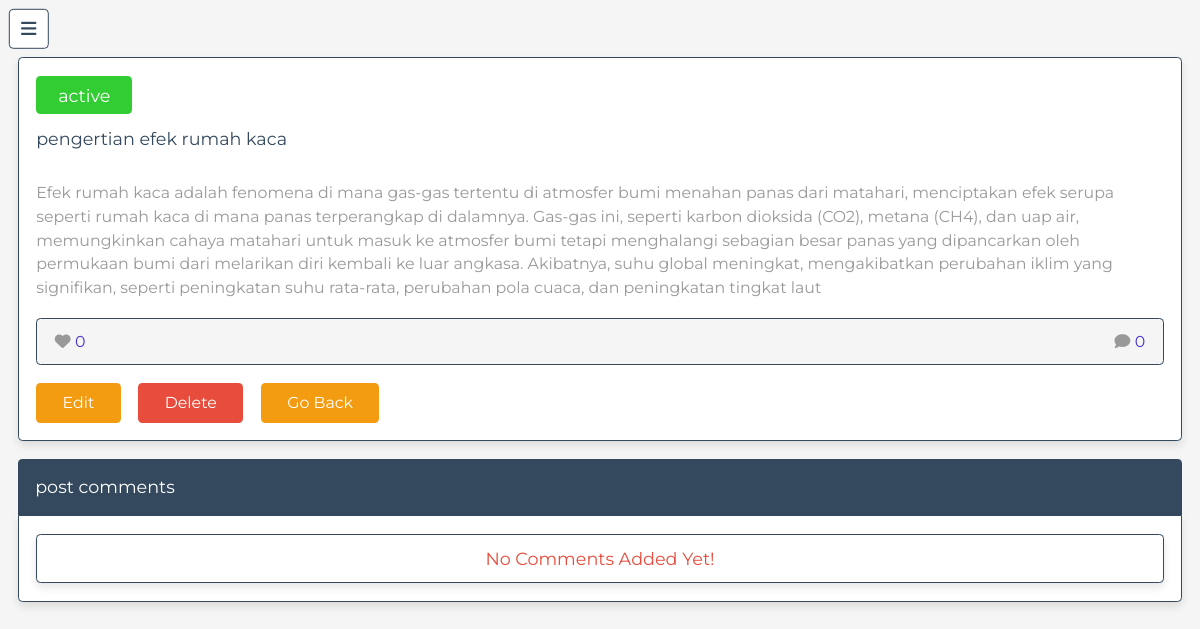
/admin/read_post.php?post_id=5 (signed in), run on the app's committed database.
### tables this page shows
CREATE TABLE `posts` (
  `id` int(100) NOT NULL,
  `admin_id` int(100) NOT NULL,
  `name` varchar(100) NOT NULL,
  `title` varchar(100) NOT NULL,
  `content` varchar(10000) NOT NULL,
  `category` varchar(50) NOT NULL,
  `image` varchar(100) NOT NULL,
  `date` date NOT NULL DEFAULT current_timestamp(),
  `status` varchar(10) NOT NULL
);

### admin/read_post.php (the view, shortened to what this page needs)
<?php
include '../components/connect.php';
$admin_id = $_SESSION['admin_id'];
$get_id = $_GET['post_id'];
?>
<!DOCTYPE html>
<html lang="en">
<head>
   <link rel="stylesheet" href="https://cdnjs.cloudflare.com/ajax/libs/font-awesome/6.1.1/css/all.min.css">
   <link rel="stylesheet" href="../css/admin_style.css">
</head>
<body>
<?php include '../components/admin_header.php' ?>
<section class="read-post">
   <?php
      $select_posts = $conn->prepare("SELECT * FROM `posts` WHERE admin_id = ? AND id = ?");
      $select_posts->execute([$admin_id, $get_id]);
      if($select_posts->rowCount() > 0){
         while($fetch_posts = $select_posts->fetch(PDO::FETCH_ASSOC)){
            $post_id = $fetch_posts['id'];
            $count_post_comments = $conn->prepare("SELECT * FROM `comments` WHERE post_id = ?");
            $count_post_comments->execute([$post_id]);
            $total_post_comments = $count_post_comments->rowCount();
            $count_post_likes = $conn->prepare("SELECT * FROM `likes` WHERE post_id = ?");
            $count_post_likes->execute([$post_id]);
            $total_post_likes = $count_post_likes->rowCount();
   ?>
   <form method="post">
      <div class="status" style="background-color:<?php if($fetch_posts['status'] == 'active'){echo 'limegreen'; }else{echo 'coral';}; ?>;"><?= $fetch_posts['status']; ?></div>
      <div class="title"><?= $fetch_posts['title']; ?></div>
      <div class="content"><?= $fetch_posts['content']; ?></div>
      <div class="icons">
         <div class="likes"><i class="fas fa-heart"></i><span><?= $total_post_likes; ?></span></div>
         <div class="comments"><i class="fas fa-comment"></i><span><?= $total_post_comments; ?></span></div>
      </div>
      <div class="flex-btn">
         <a href="edit_post.php?id=<?= $post_id; ?>" class="inline-option-btn">edit</a>
         <button type="submit" name="delete" class="inline-delete-btn" onclick="return confirm('delete this post?');">delete</button>
         <a href="view_posts.php" class="inline-option-btn">go back</a>
      </div>
   </form>
   <?php
         }
      }else{
         echo '<p class="empty">no posts added yet! <a href="add_posts.php" class="btn" style="margin-top:1.5rem;">add post</a></p>';
      }
   ?>
</section>
<section class="comments" style="padding-top: 0;">
   <p class="comment-title">post comments</p>
   <div class="box-container">
   <?php
         $select_comments = $conn->prepare("SELECT * FROM `comments` WHERE post_id = ?");
         $select_comments->execute([$get_id]);
         if($select_comments->rowCount() > 0){
            while($fetch_comments = $select_comments->fetch(PDO::FETCH_ASSOC)){
      ?>
   <div class="box">
      <div class="user">
         <i class="fas fa-user"></i>
         <div class="user-info">
            <span><?= $fetch_comments['user_name']; ?></span>
            <div><?= $fetch_comments['date']; ?></div>
         </div>
      </div>
      <div class="text"><?= $fetch_comments['comment']; ?></div>
      <form action="" method="POST">
         <input type="hidden" name="comment_id" value="<?= $fetch_comments['id']; ?>">
         <button type="submit" class="inline-delete-btn" name="delete_comment" onclick="return confirm('delete this comment?');">delete comment</button>
      </form>
   </div>
   <?php
         }
      }else{
         echo '<p class="empty">no comments added yet!</p>';
      }
   ?>
   </div>
</section>
</body>
</html>

### css/admin_style.css (style rules this page uses)
:root { --main-color:#4834d4; --red:#e74c3c; --orange:#f39c12; --black:#34495e; --white:#fff; --light-bg:#f5f5f5; --light-color:#999; --border:.2rem solid var(--black); --box-shadow:0 .5rem 1rem rgba(0,0,0,.1); }
* { font-family: 'Montserrat', sans-serif; margin:0; padding:0; box-sizing: border-box; text-decoration: none; outline: none; border:none; }
html { font-size: 62.5%; overflow-x: hidden; }
body { background-color: var(--light-bg); padding-left: 35rem; }
section { max-width: 1200px; margin:0 auto; padding:2rem; }
.btn, .delete-btn, .option-btn, .inline-btn, .inline-option-btn, .inline-delete-btn { margin-top: 1rem; border-radius: .5rem; cursor: pointer; font-size: 1.8rem; color:var(--white); padding:1.2rem 3rem; text-transform: capitalize; text-align: center; }
.inline-btn, .inline-option-btn, .inline-delete-btn { display: inline-block; margin-right: 1rem; }
.inline-delete-btn, .delete-btn { background-color: var(--red); }
.inline-option-btn, .option-btn { background-color: var(--orange); }
.flex-btn { display: flex; gap:1rem; }
.empty { border:var(--border); border-radius: .5rem; background-color: var(--white); padding:1.5rem; text-align: center; width: 100%; font-size: 2rem; text-transform: capitalize; color:var(--red); box-shadow: var(--box-shadow); }
.read-post form { border-radius: .5rem; border:var(--border); padding:2rem; background-color: var(--white); box-shadow: var(--box-shadow); }
.read-post form .status { border-radius: .5rem; padding:1rem 2.5rem; font-size: 2rem; color:var(--white); display: inline-block; }
.read-post form .title { color:var(--black); font-size: 2rem; margin-top: 1.5rem; }
.read-post form .content { line-height: 1.5; font-size: 1.8rem; color:var(--light-color); padding:1rem 0; white-space: pre-line; }
.read-post form .icons { display: flex; align-items: center; justify-content: space-between; border-radius: .5rem; border:var(--border); background-color: var(--light-bg); padding:1.5rem 2rem; margin:1rem 0; }
.read-post form .icons div { font-size: 1.8rem; }
.read-post form .icons span { color:var(--main-color); }
.read-post form .icons i { color:var(--light-color); margin-right: .5rem; }
.comments .comment-title { border-top-right-radius: .5rem; border-top-left-radius: .5rem; background-color: var(--black); padding:2rem; color:var(--white); font-size: 2rem; }
.comments .box-container { border-bottom-right-radius: .5rem; border-bottom-left-radius: .5rem; background-color: var(--white); box-shadow: var(--box-shadow); border:var(--border); padding:2rem; display: grid; gap:2rem; }
@media (max-width:1200px) { html { font-size: 55%; } }
@media (max-width:1200px) { body { padding-left: 0; } }

### data on the page
posts: status "active", title "pengertian efek rumah kaca", content "Efek rumah kaca adalah fenomena di mana gas-gas tertentu di atmosfer bumi menahan panas dari matahari, menciptakan efek serupa seperti rumah kaca di mana panas terperangkap di dalamnya. Gas-gas ini, seperti karbon dioksida (CO2), metana (CH4), dan uap air, memungkinkan cahaya matahari untuk masuk ke atmosfer bumi tetapi menghalangi sebagian besar panas yang dipancarkan oleh permukaan bumi dari melarikan diri kembali ke luar angkasa. Akibatnya, suhu global meningkat, mengakibatkan perubahan iklim yang signifikan, seperti peningkatan suhu rata-rata, perubahan pola cuaca, dan peningkatan tingkat laut", total_post_likes "0", total_post_comments "0"
